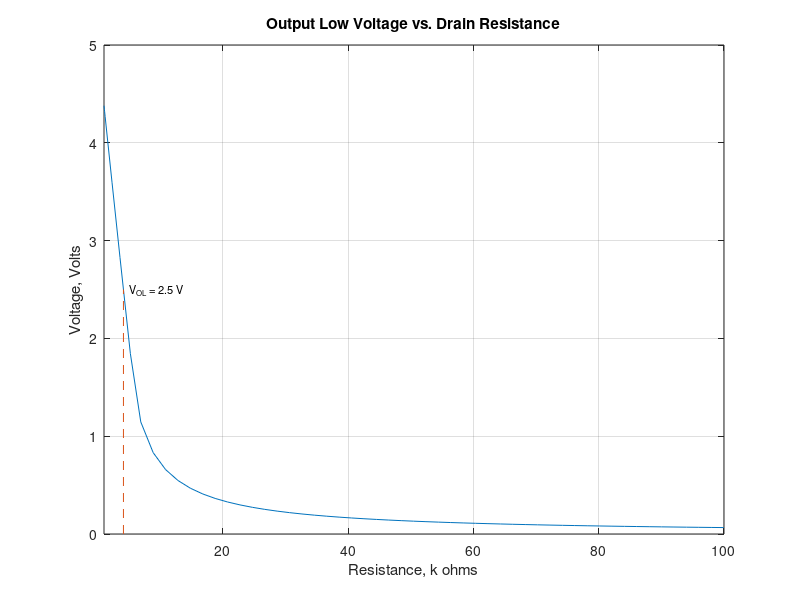
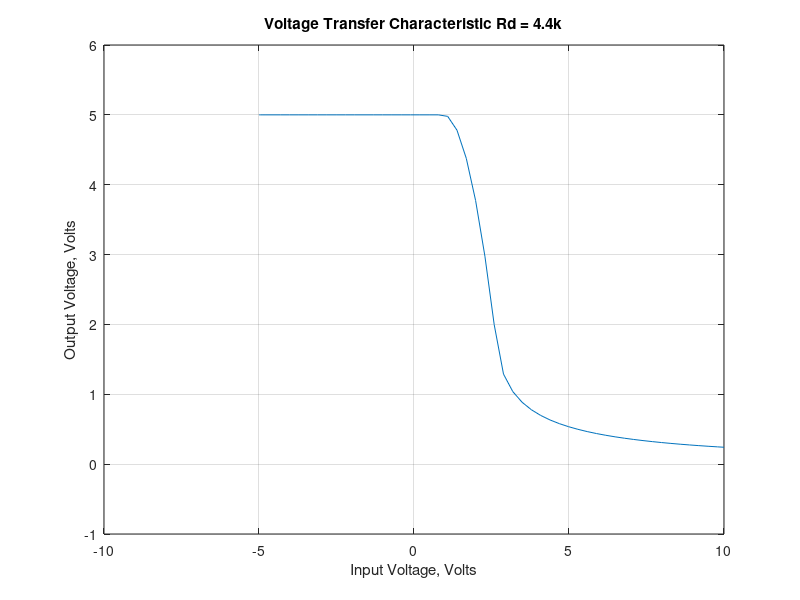
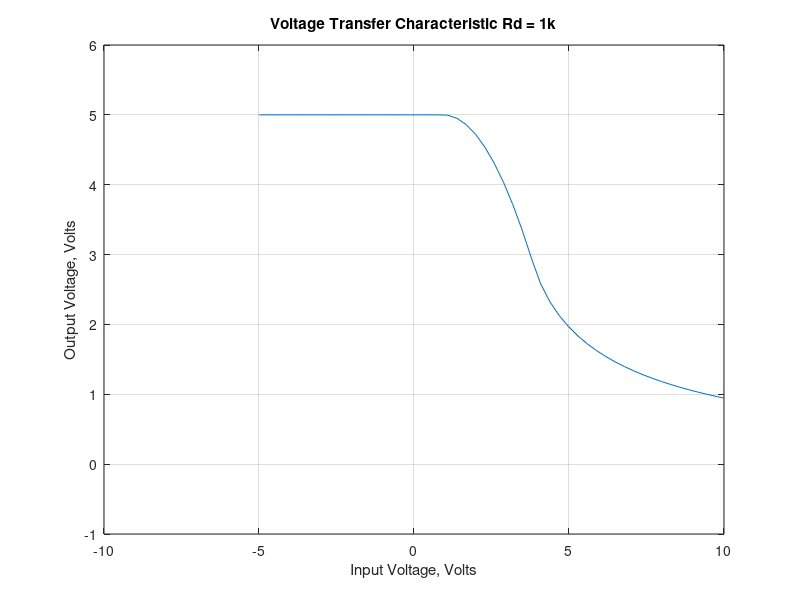
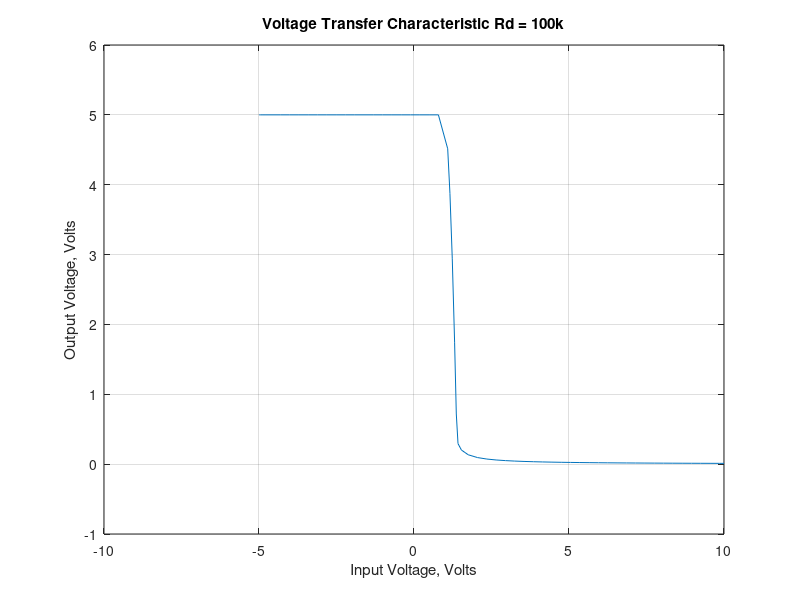

MATLAB code for these plots, in order:
%% Number 1
%   Author: Derek Haas
%   Date: 10-23-18
%

close all;

%% Plots VOL vs RD

data = csvread('NMOS_VOLvsRD.CSV');
RD = data(:, 1);
VOL = data(:, 3);

figure(1);

plot(RD * 10e-4, VOL);
title('Output Low Voltage vs. Drain Resistance');
xlabel('Resistance, k ohms')
ylabel('Voltage, Volts');
grid on;
xlim([1 100]);

rd = interp1(VOL,RD,2.5) / 1e3;
line([rd rd], [0 2.5], 'linestyle', '--');
label = 'V_{OL} = 2.5 V';
text(5, 2.5, label, 'fontsize', 8);


%% Plot Voltage Transfer Characteristic Rd = 4.4k

data = csvread('NMOS_VTC_4k4.CSV');
Vout = data(:, 1);
Vgs = data(:, 3);

figure(2);

plot(Vout, Vgs);
title('Voltage Transfer Characteristic Rd = 4.4k');
xlabel('Input Voltage, Volts')
ylabel('Output Voltage, Volts');
grid on;
ylim([-1 6])


%% Plot Voltage Transfer Characteristic Rd = 1k

data = csvread('NMOS_VTC_1k.CSV');
Vout = data(:, 1);
Vgs = data(:, 3);

figure(3);

plot(Vout, Vgs);
title('Voltage Transfer Characteristic Rd = 1k');
xlabel('Input Voltage, Volts')
ylabel('Output Voltage, Volts');
grid on;
ylim([-1 6])


%% Plot Voltage Transfer Characteristic Rd = 100k

data = csvread('NMOS_VTC_100k.CSV');
Vout = data(:, 1);
Vgs = data(:, 3);

figure(4);

plot(Vout, Vgs);
title('Voltage Transfer Characteristic Rd = 100k');
xlabel('Input Voltage, Volts')
ylabel('Output Voltage, Volts');
grid on;
ylim([-1 6])

%% Transient Simulation Rd = 1k

data = csvread('NMOS_transient_1k.CSV');
time = data(:, 1);
Vout = data(:, 2);

figure(5);

plot(time * 1e3, Vout);
title('NMOS Transient Simulation Rd = 1k');
xlabel('Time, ms')
ylabel('Voltage, Volts');
grid on;
ylim([-1 6]);

%% Transient Simulation Rd = 4.4k

data = csvread('NMOS_transient_4k4.CSV');
time = data(:, 1);      % CSV says otherwise????
Vout = data(:, 2);      % Confused here

figure(6);

plot(time * 1e3, Vout);
title('NMOS Transient Simulation Rd = 4.4k');
xlabel('Time, ms')
ylabel('Voltage, Volts');
grid on;
ylim([-1 6]);

%% Transient Simulation Rd = 100k

data = csvread('NMOS_transient_100k.CSV');
time = data(:, 1);      % CSV says otherwise????
Vout = data(:, 2);      % Confused here

figure(7);

plot(time * 1e3, Vout);
title('NMOS Transient Simulation Rd = 100k');
xlabel('Time, ms')
ylabel('Voltage, Volts');
grid on;
ylim([-1 6]);